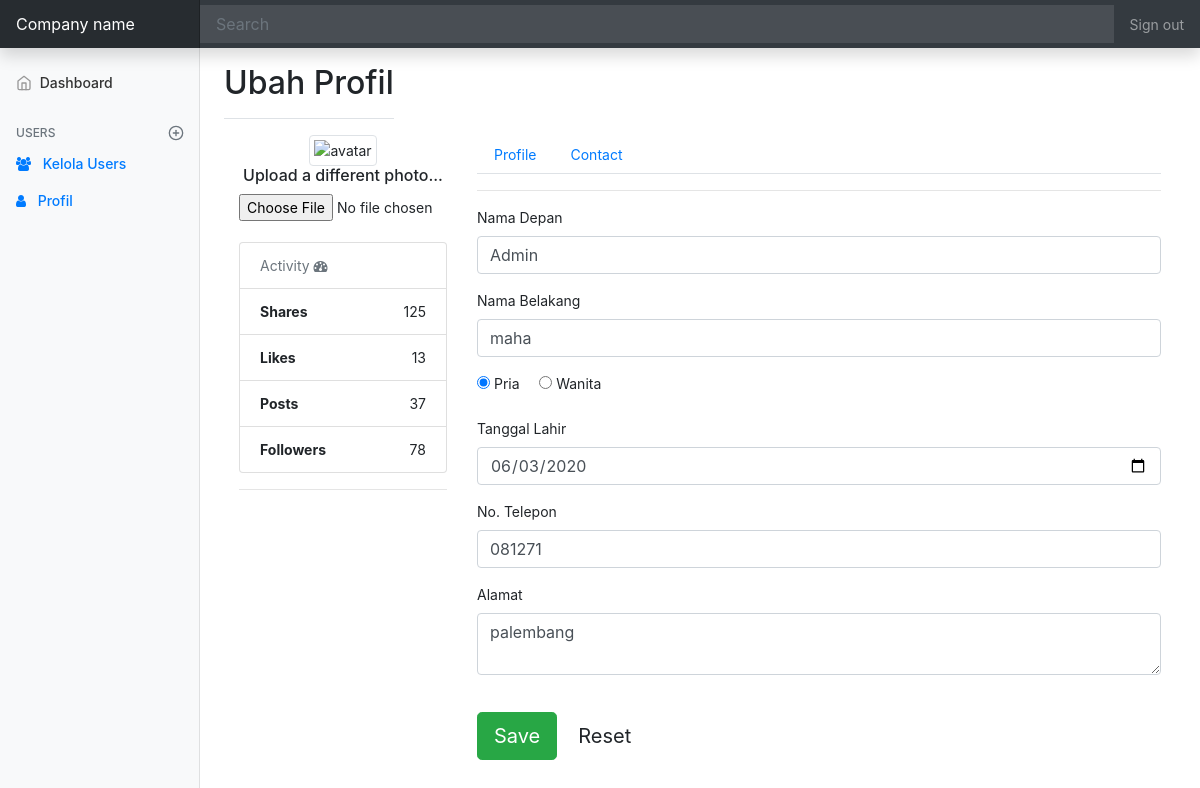
The app's page /tugas/syn_cepat/admin/index.php?page=profil (signed in) with its own data.
### tables this page shows
CREATE TABLE `users` (
  `id_user` int(11) NOT NULL,
  `username` varchar(100) DEFAULT NULL,
  `email` varchar(100) DEFAULT NULL,
  `password` varchar(100) DEFAULT NULL,
  `created_at` timestamp NULL DEFAULT NULL,
  `updated_at` timestamp NULL DEFAULT NULL,
  `login_at` timestamp NULL DEFAULT NULL,
  `aktif` enum('Y','N') DEFAULT NULL,
  `id_role` int(1) DEFAULT NULL
);

CREATE TABLE `users_profile` (
  `id_profil` int(11) NOT NULL,
  `nama_depan` varchar(50) DEFAULT NULL,
  `nama_belakang` varchar(50) DEFAULT NULL,
  `tgl_lahir` date DEFAULT NULL,
  `jk` enum('Pria','Wanita') DEFAULT NULL,
  `alamat` varchar(200) DEFAULT NULL,
  `kontak` varchar(20) DEFAULT NULL,
  `foto` varchar(100) DEFAULT 'default.png',
  `id_user` int(11) DEFAULT NULL
);

### tugas/syn_cepat/admin/koneksi/function-admin.php (called while the page is built, shortened)
<?php
require '../koneksi/koneksi.php';
function dataUsersById($iduser)
{
  global $konek;
  $sql = "SELECT * FROM users inner join users_profile on users.id_user=users_profile.id_user inner join users_role on users.id_role=users_role.id_role WHERE users.id_user='$iduser' order by created_at asc";
  $query = mysqli_query($konek, $sql);
  $data = mysqli_fetch_assoc($query);
  return $data;
}

### tugas/syn_cepat/admin/view/profil.php (the view, shortened to what this page needs)
<?php
$data = dataUsersById($_SESSION['idUser']);
?>
<div class="container bootstrap snippet">
  <div class="row">
    <div class="d-flex justify-content-between flex-wrap flex-md-nowrap align-items-center pt-3 pb-2 mb-3 border-bottom">
      <h1 class="h2">Ubah Profil</h1>
    </div>
  </div>
  <div class="row">
    <div class="col-sm-3">
      <form class="form" action="?page=act-profil" method="post" enctype="multipart/form-data">
        <div class="text-center">
          <img src="http://ssl.gstatic.com/accounts/ui/avatar_2x.png" class="avatar img-circle img-thumbnail" alt="avatar">
          <h6>Upload a different photo...</h6>
          <input type="file" name="fotoProfil" class="text-center center-block file-upload">
        </div>
        </hr><br>
        <ul class="list-group">
          <li class="list-group-item text-muted">Activity <i class="fa fa-dashboard fa-1x"></i></li>
          <li class="list-group-item text-right"><span class="pull-left"><strong>Shares</strong></span> 125</li>
          <li class="list-group-item text-right"><span class="pull-left"><strong>Likes</strong></span> 13</li>
          <li class="list-group-item text-right"><span class="pull-left"><strong>Posts</strong></span> 37</li>
          <li class="list-group-item text-right"><span class="pull-left"><strong>Followers</strong></span> 78</li>
        </ul>
        <hr>
    </div>
    <div class="col-sm-9">
      <ul class="nav nav-tabs" id="myTab" role="tablist">
        <li class="nav-item" role="presentation">
          <a class="nav-link" id="profile-tab" data-toggle="tab" href="#profile" role="tab" aria-controls="profile" aria-selected="false">Profile</a>
        </li>
        <li class="nav-item" role="presentation">
          <a class="nav-link" id="contact-tab" data-toggle="tab" href="#contact" role="tab" aria-controls="contact" aria-selected="false">Contact</a>
        </li>
      </ul>
      <div class="tab-content" id="myTabContent">
        <div class="tab-pane fade show active" id="profile" role="tabpanel" aria-labelledby="profile-tab">
          <hr>
          <div class="form-group">
            <div class="col-xs-6">
              <label for="namaDepan">Nama Depan</label>
              <input type="text" class="form-control" name="namaDepan" id="namaDepan" placeholder="nama depan" title="enter your first name if any." value="<?= $data['nama_depan'] ?>">
            </div>
          </div>
          <div class="form-group">
            <div class="col-xs-6">
              <label for="namaBelakang">Nama Belakang</label>
              <input type="text" class="form-control" name="namaBelakang" id="namaBelakang" placeholder="nama belakang" title="enter your last name if any." value="<?= $data['nama_belakang'] ?>">
            </div>
          </div>
          <div class="form-group">
            <div class="col-xs-6">
              <input type="radio" name="jk" id="pria" value="Pria" <?= $data['jk'] == 'Pria' ? 'checked' : '' ?>>
              <label for="pria">Pria</label> &nbsp;&nbsp;&nbsp;
              <input type="radio" name="jk" id="wanita" value="Wanita" <?= $data['jk'] == 'Wanita' ? 'checked' : '' ?>>
              <label for="wanita">Wanita</label>
            </div>
          </div>
          <div class="form-group">
            <div class="col-xs-6">
              <label for="tglLahir">Tanggal Lahir</label>
              <input type="date" class="form-control" name="tglLahir" id="tglLahir" placeholder="dd/mm/yy" title="enter your last name if any." value="<?= $data['tgl_lahir'] ?>">
            </div>
          </div>
          <div class="form-group">
            <div class="col-xs-6">
              <label for="noTelp">No. Telepon</label>
              <input type="text" class="form-control" name="noTelp" id="noTelp" placeholder="masukan no telepon" title="enter your phone number if any." value="<?= $data['kontak'] ?>">
            </div>
          </div>
          <div class="form-group">
            <div class="col-xs-6">
              <label for="alamat">Alamat</label>
              <textarea class="form-control" name="alamat" id="alamat" placeholder="masukan alamat lengkap" title="enter your email."><?= $data['alamat'] ?></textarea>
            </div>
          </div>
          <div class="form-group">
            <div class="col-xs-12">
              <br>
              <button class="btn btn-lg btn-success" type="submit" name="ubahProfil"><i class="glyphicon glyphicon-ok-sign"></i> Save</button>
              <button class="btn btn-lg" type="reset"><i class="glyphicon glyphicon-repeat"></i> Reset</button>
            </div>
          </div>
        </div>
      </div>
    </div>
  </div>

### tugas/syn_cepat/css/dashboard.css (style rules this page uses)
body { font-size: .875rem; }

### records on screen
users: namaDepan "Admin", namaBelakang "maha", tglLahir "06/03/2020", noTelp "081271", alamat "palembang"
users_profile: jk "☑ Pria", jk "☐ Wanita"
